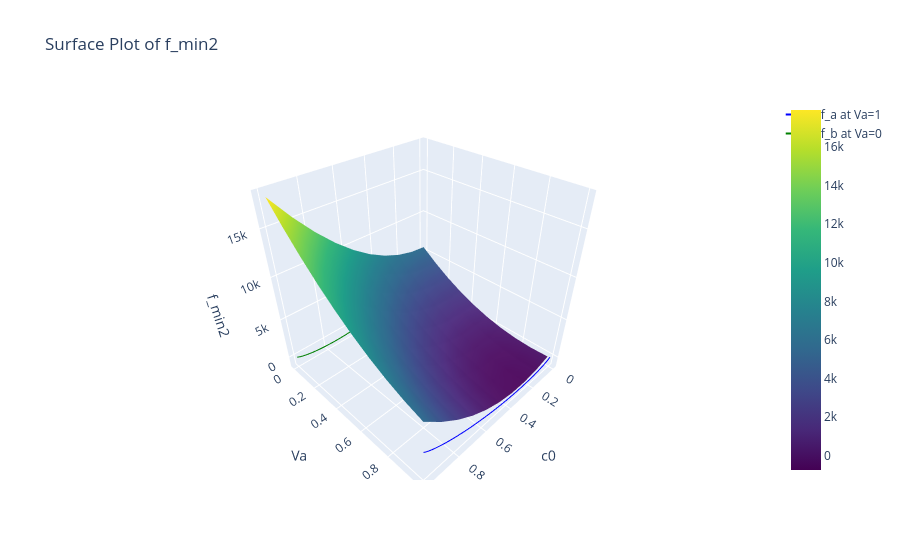

Notebook source saved alongside this figure:
### Code cell
# Create a Plotly surface plot
fig = go.Figure(data=[go.Surface(z=Z, x=x_values2, y=x_values2, colorscale='Viridis')])


Zq = fq(c0=X.ravel(), c1=(1-X).ravel(), Va=Y.ravel(), Vb=(1-Y).ravel()).reshape(X.shape)

fig = go.Figure(data=[go.Surface(z=Zq, x=x_values2, y=x_values2, colorscale='Viridis')])

fig.update_layout(
    title="Surface Plot of fq",
    scene=dict(
        xaxis_title="c0",
        yaxis_title="Va",
        zaxis_title="Energy",
    ),
)

# Add a line plot for f_a at Va = 1
fa_values_Va_1 = fa(c0a=x_values, c1a=1-x_values, Va=1)
fig.add_trace(go.Scatter3d(
    x=x_values,
    y=[1] * len(x_values),  # Va = 1
    z=fa_values_Va_1,
    mode='lines',
    name='f_a at Va=1',
    line=dict(color='blue')
))

# Add a line plot for f_b at Va = 0
fb_values_Va_0 = fb(c0b=x_values, c1b=1-x_values, Vb=1)
fig.add_trace(go.Scatter3d(
    x=x_values,
    y=[0] * len(x_values),  # Va = 0
    z=fb_values_Va_0,
    mode='lines',
    name='f_b at Va=0',
    line=dict(color='green')
))


# Add labels and title
fig.update_layout(
    title="Surface Plot of f_min2",
    scene=dict(
        xaxis_title="c0",
        yaxis_title="Va",
        zaxis_title="f_min2",
    ),
)

# Show the plot
fig.show()
